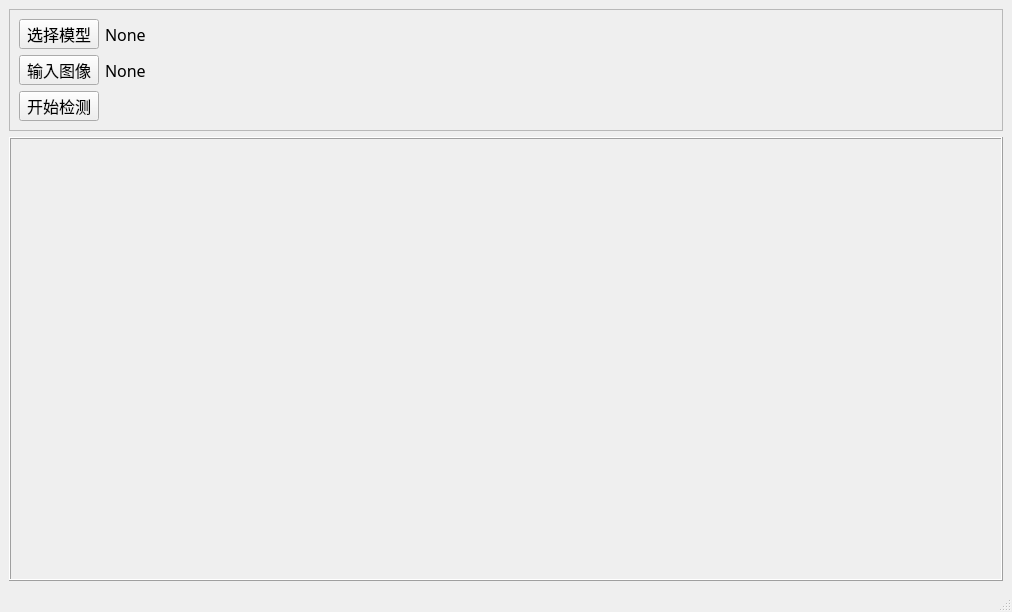
<?xml version="1.0" encoding="UTF-8"?>
<ui version="4.0">
 <class>MainWindow</class>
 <widget class="QMainWindow" name="MainWindow">
  <property name="geometry">
   <rect>
    <x>0</x>
    <y>0</y>
    <width>1012</width>
    <height>612</height>
   </rect>
  </property>
  <property name="windowTitle">
   <string>MainWindow</string>
  </property>
  <widget class="QWidget" name="centralwidget">
   <layout class="QVBoxLayout" name="verticalLayout" stretch="1,4">
    <item>
     <widget class="QFrame" name="frame">
      <property name="frameShape">
       <enum>QFrame::StyledPanel</enum>
      </property>
      <property name="frameShadow">
       <enum>QFrame::Raised</enum>
      </property>
      <layout class="QGridLayout" name="gridLayout">
       <item row="0" column="0">
        <widget class="QPushButton" name="btn_model">
         <property name="minimumSize">
          <size>
           <width>80</width>
           <height>30</height>
          </size>
         </property>
         <property name="maximumSize">
          <size>
           <width>80</width>
           <height>30</height>
          </size>
         </property>
         <property name="font">
          <font>
           <family>宋体</family>
           <pointsize>12</pointsize>
          </font>
         </property>
         <property name="text">
          <string>选择模型</string>
         </property>
        </widget>
       </item>
       <item row="0" column="1">
        <widget class="QLabel" name="label_model">
         <property name="font">
          <font>
           <family>宋体</family>
           <pointsize>12</pointsize>
          </font>
         </property>
         <property name="text">
          <string>None</string>
         </property>
        </widget>
       </item>
       <item row="1" column="0">
        <widget class="QPushButton" name="btn_img">
         <property name="minimumSize">
          <size>
           <width>80</width>
           <height>30</height>
          </size>
         </property>
         <property name="maximumSize">
          <size>
           <width>80</width>
           <height>30</height>
          </size>
         </property>
         <property name="font">
          <font>
           <family>宋体</family>
           <pointsize>12</pointsize>
          </font>
         </property>
         <property name="text">
          <string>输入图像</string>
         </property>
        </widget>
       </item>
       <item row="1" column="1">
        <widget class="QLabel" name="label_img">
         <property name="font">
          <font>
           <family>宋体</family>
           <pointsize>12</pointsize>
          </font>
         </property>
         <property name="text">
          <string>None</string>
         </property>
        </widget>
       </item>
       <item row="2" column="0">
        <widget class="QPushButton" name="btn_begin">
         <property name="minimumSize">
          <size>
           <width>80</width>
           <height>30</height>
          </size>
         </property>
         <property name="maximumSize">
          <size>
           <width>80</width>
           <height>30</height>
          </size>
         </property>
         <property name="font">
          <font>
           <family>宋体</family>
           <pointsize>12</pointsize>
          </font>
         </property>
         <property name="text">
          <string>开始检测</string>
         </property>
        </widget>
       </item>
      </layout>
     </widget>
    </item>
    <item>
     <widget class="QLabel" name="label_in">
      <property name="autoFillBackground">
       <bool>true</bool>
      </property>
      <property name="frameShape">
       <enum>QFrame::Box</enum>
      </property>
      <property name="frameShadow">
       <enum>QFrame::Raised</enum>
      </property>
      <property name="text">
       <string/>
      </property>
      <property name="scaledContents">
       <bool>true</bool>
      </property>
     </widget>
    </item>
   </layout>
  </widget>
  <widget class="QMenuBar" name="menubar">
   <property name="geometry">
    <rect>
     <x>0</x>
     <y>0</y>
     <width>1012</width>
     <height>23</height>
    </rect>
   </property>
  </widget>
  <widget class="QStatusBar" name="statusbar"/>
 </widget>
 <resources/>
 <connections/>
</ui>
